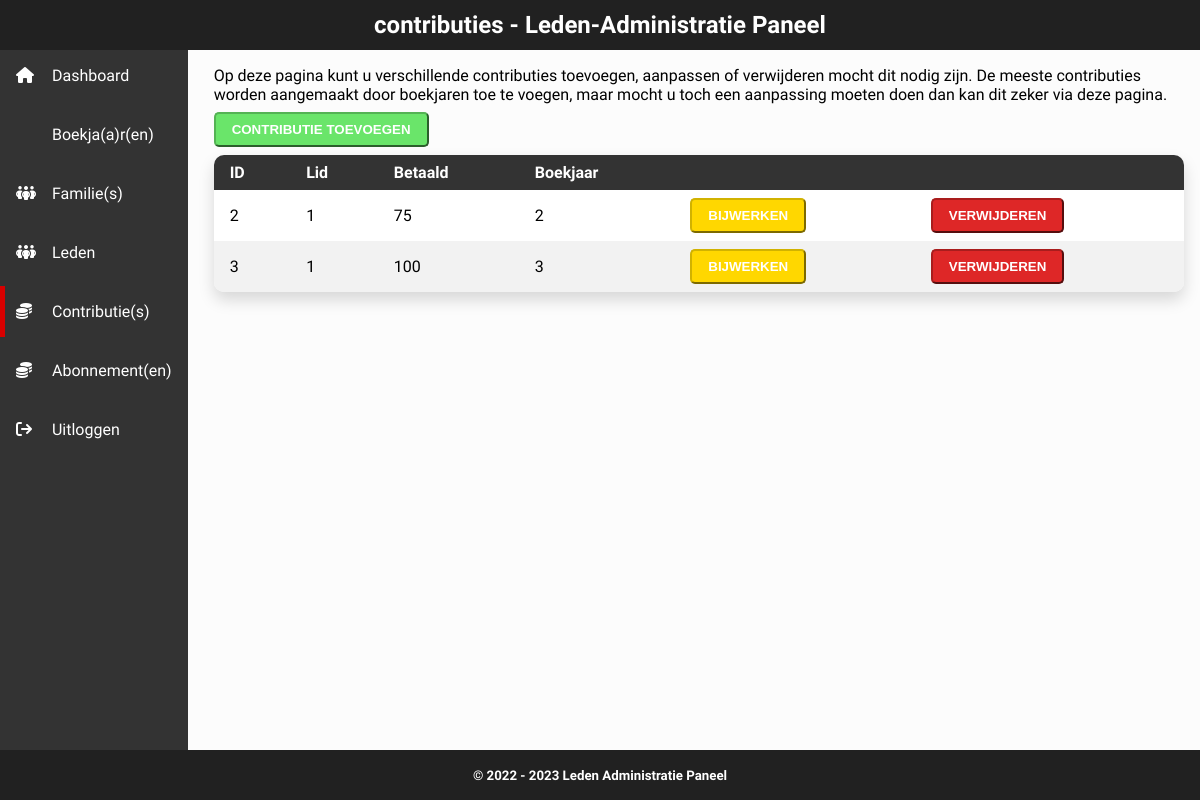
Screenshot of /contributies.php (signed in) with the database file from the repository.
### tables this page shows
CREATE TABLE `contributie` (
  `ID` int(11) NOT NULL,
  `Lid` int(100) NOT NULL,
  `Betaald` float NOT NULL DEFAULT '0',
  `Boekjaar` int(11) NOT NULL
);

### mvc/controller/controller.php (called while the page is built, shortened)
<?php
include_once("./mvc/model/Model.php");
class Controller {
    public $model;
    public function __construct() {
        $this->model = new Model();
    }
    public function listContributions() {
        $Contributions = $this->model->getContributionsList();
        include './mvc/view/contributionslist.php';
    }
}

### mvc/model/Model.php (called while the page is built, shortened)
<?php
include_once("./mvc/model/Contribution.php");
class Model {
    public function getContributionsList() {
        include 'inc/process/connect.php';
        $contributions = array();
        try {
            $stmt = $conn->prepare("SELECT * FROM contributie");
            $stmt->execute();
            while ($row = $stmt->fetch(PDO::FETCH_ASSOC)) {
                $contributions[] = new Contribution($row['ID'], $row['Lid'], $row['Betaald'], $row['Boekjaar']);
            }
        } catch(PDOException $e) {
            echo "Foutmelding: " . $e->getMessage();
        }
        return $contributions;
    }
}
?>

### mvc/model/Contribution.php (called while the page is built, shortened)
<?php
class Contribution {
    public function __construct($ID, $member, $payed, $bookyear) {
        $this->ID = $ID;
        $this->member = $member;
        $this->payed = $payed;
        $this->bookyear = $bookyear;
    }
}
?>

### mvc/view/contributionsList.php (the view)
<table>
    <thead>
        <tr>
            <th>ID</th>
            <th>Lid</th>
            <th>Betaald</th>
            <th>Boekjaar</th>
            <th colspan="2">&nbsp;</th>
        </tr>
    </thead>
    <tbody>
        <?php foreach ($Contributions as $contribution) { ?>
            <tr>
                <td><?php echo $contribution->ID; ?></td>
                <td><?php echo $contribution->member; ?></td>
                <td><?php echo $contribution->payed; ?></td>
                <td><?php echo $contribution->bookyear; ?></td>
                <td>
                    <a href="./contributies.php?action=update&id=<?php echo $contribution->ID; ?>">
                        <button class="watchout">Bijwerken</button>
                    </a>
                </td>
                <td>
                    <a href="./contributies.php?action=delete&id=<?php echo $contribution->ID; ?>">
                        <button class="failure">Verwijderen</button>
                    </a>
                </td>
            </tr>
        <?php } ?>
    </tbody>
</table>

### inc/templates/header.php (style rules this page uses)
:root { --top-bottom-height: 50px; --grid-gap: 0px; --font-righteous: 'Righteous', cursive; --font-sarabun: 'Sarabun', sans-serif; --body-background: #fcfcfc; --body-color: #fff; --content-color: #000; }
p, a, th, td { font-family: var(--font-sarabun); margin-top: 0; margin-bottom: .5rem; }
body { display: grid; grid-template-columns: auto auto auto auto auto auto auto auto auto auto auto auto; gap: var(--grid-gap); margin: 0; background: var(--body-background); color: var(--body-color); }
button { padding: .5rem 1rem; border-radius: 5px; text-transform: uppercase; font-weight: 700; transition: all .5s ease; }
button.watchout { border-color: #d1b200; background-color: #ffd700; color: white; }
button.failure { border-color: #a91d1d; background-color: #de2727; color: white; }
table { border-collapse: collapse; width: 100%; box-shadow: 0 .5rem 1rem rgba(0,0,0, .15); border-radius: 10px; margin: 0.5rem 0; }
table th { font-weight: bold; text-align: start; background: #333333; color: white; }
table thead tr:first-of-type th:first-of-type { border-top-left-radius: 10px; }
table thead tr:first-of-type th:last-of-type { border-top-right-radius: 10px; }
table tbody tr:last-of-type td:first-of-type { border-bottom-left-radius: 10px; }
table tbody tr:last-of-type td:last-of-type { border-bottom-right-radius: 10px; }
table th, table td { padding: 0.5rem 1rem; }
table tbody tr:nth-child(odd) { background: #fff; }
table tbody tr:nth-child(even) { background: #f2f2f2; }

### rows the page displays
contributie: ID "2", Lid "1", Betaald "75", Boekjaar "2"
contributie: ID "3", Lid "1", Betaald "100", Boekjaar "3"

### other values shown
basename(substr($_SERVER['SCRIPT_NAME'], 1), '.php') "contributies"
